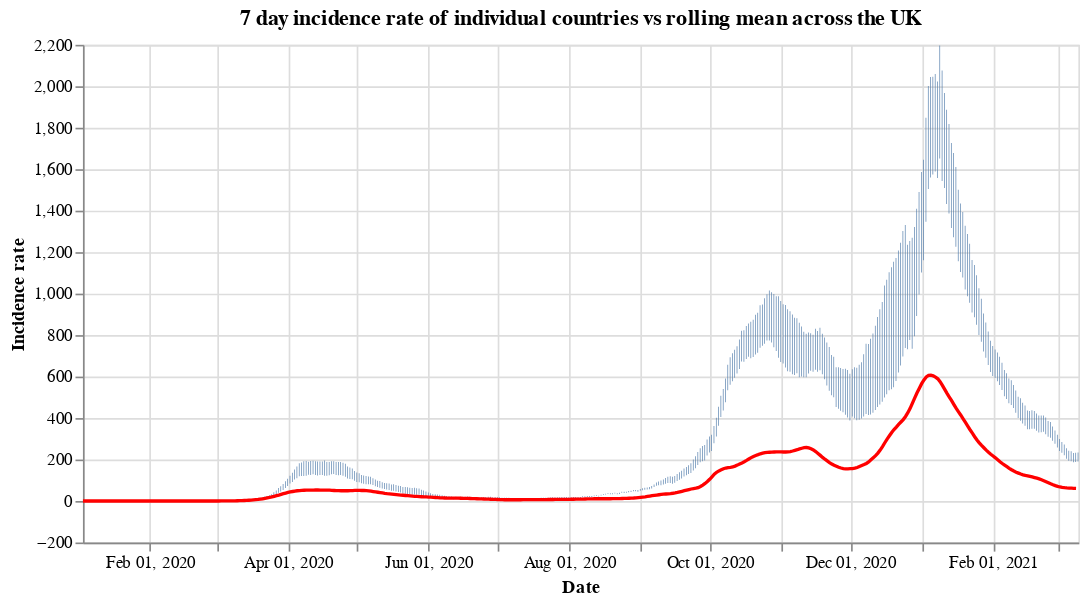

The notebook cell saved with this chart:
### Code cell
#collapse
countries = uk_cases['areaName'].unique()
countries.sort()

selection = alt.selection_single(
    name='Select',
    fields=['areaName'],
    init={'areaName': 'Wales'},
    bind={'areaName': alt.binding_select(options=countries)}
)

# scatter plot, modify opacity based on selection
bars = alt.Chart(uk_cases).mark_bar().add_selection(
    selection
).encode(
    x=alt.X("yearmonthdate(date):T", axis=alt.Axis(title='Date')),
    y=alt.Y("weeklyCasesRate:Q", axis=alt.Axis(title='Incidence rate')),
    tooltip='weeklyCasesRate:Q',
    opacity=alt.condition(selection, alt.value(1), alt.value(0))
).properties(title=f'7 day incidence rate of individual countries vs rolling mean across the UK', width=600)

line = alt.Chart(overview_cases).mark_line(
    color='red',
    size=2,
).transform_window(
    rolling_mean='mean(weeklyCasesRate)',
    frame=[0, 7]
).encode(
    x='yearmonthdate(date):T',
    y='rolling_mean:Q'
)

alt.layer(bars, line)

### Figure 1 — Vega-Lite specification as saved in the notebook (floating-point values rounded to 4 significant figures; data arrays with more than 128 entries replaced by an {"elided": "..."} marker saying what was removed)
{"config": {"view": {"continuousWidth": 400, "continuousHeight": 300}}, "layer": [{"data": {"name": "data-cfe3f2de6d26245e7bcdd42da23cdbb0"}, "mark": "bar", "encoding": {"opacity": {"condition": {"value": 1, "selection": "Select"}, "value": 0}, "tooltip": {"type": "quantitative", "field": "weeklyCasesRate"}, "x": {"type": "temporal", "axis": {"title": "Date"}, "field": "date", "timeUnit": "yearmonthdate"}, "y": {"type": "quantitative", "axis": {"title": "Incidence rate"}, "field": "weeklyCasesRate"}}, "selection": {"Select": {"type": "single", "fields": ["areaName"], "init": {"areaName": "Wales"}, "bind": {"areaName": {"input": "select", "options": ["England", "Northern Ireland", "Scotland", "Wales"]}}}}, "title": "7 day incidence rate of individual countries vs rolling mean across the UK", "width": 600}, {"data": {"name": "data-78781c74e9c18baf55b099f5fde9167b"}, "mark": {"type": "line", "color": "red", "size": 2}, "encoding": {"x": {"type": "temporal", "field": "date", "timeUnit": "yearmonthdate"}, "y": {"type": "quantitative", "field": "rolling_mean"}}, "transform": [{"window": [{"op": "mean", "field": "weeklyCasesRate", "as": "rolling_mean"}], "frame": [0, 7]}]}], "$schema": "https://vega.github.io/schema/vega-lite/v4.8.1.json", "datasets": {"data-cfe3f2de6d26245e7bcdd42da23cdbb0": {"elided": "1728 records"}, "data-78781c74e9c18baf55b099f5fde9167b": {"elided": "432 records"}}}
